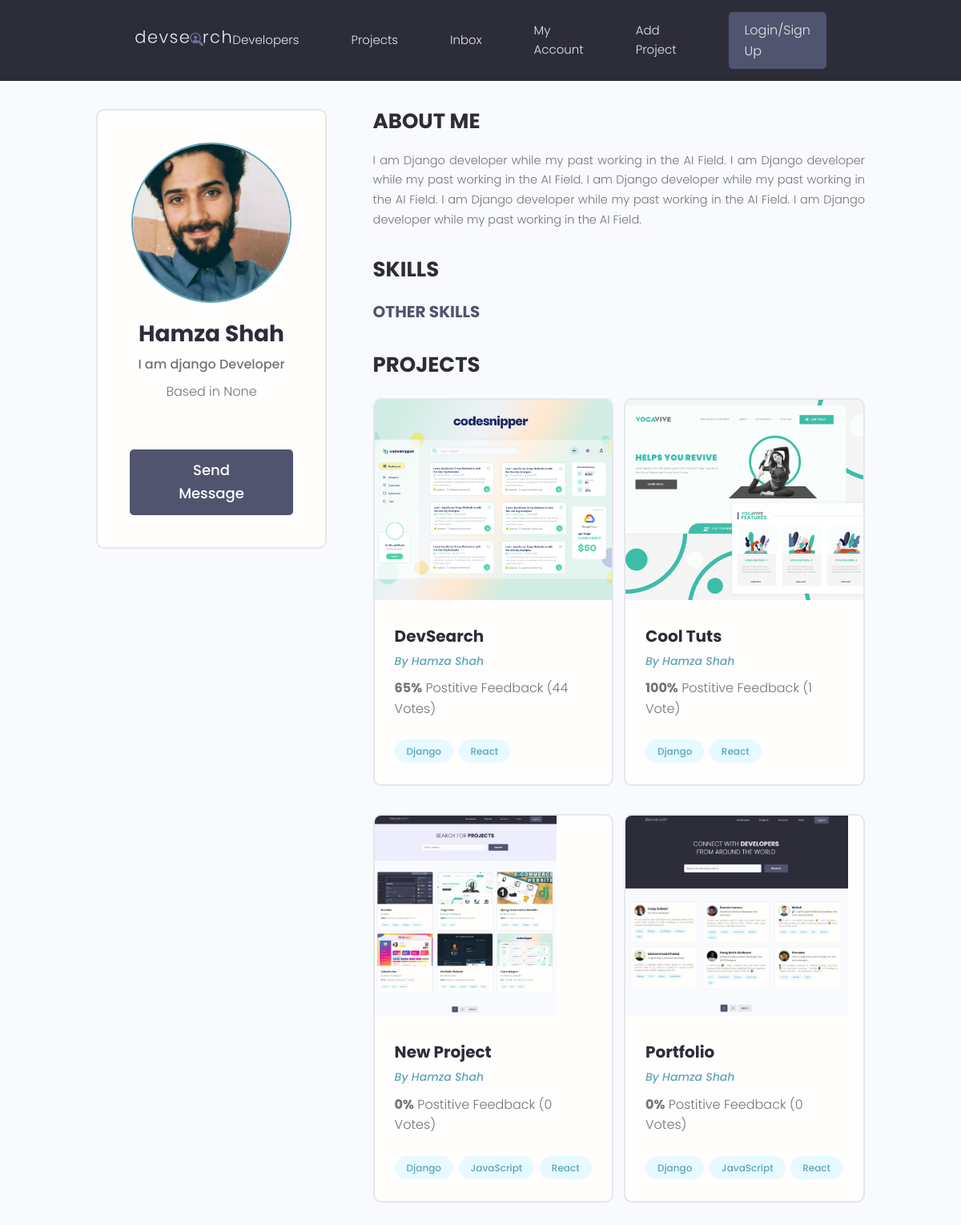
The page /profile/5c684bfe-852c-4a76-baa4-42a7cd917abf/ on the database its author committed.
### users/models.py (models this page shows, shortened)
class Profile(models.Model):
    user = models.OneToOneField(User, on_delete=models.CASCADE, null=True, blank=True)
    name = models.CharField(max_length=200, blank=True, null=True)
    email = models.EmailField(max_length=500,  blank=True, null=True)
    username = models.CharField(max_length=200, blank=True, null=True)
    location = models.CharField(max_length=200, blank=True, null=True)
    short_intro = models.CharField(max_length=200, blank=True, null=True)
    bio = models.TextField(blank=True, null=True)
    profile_image = models.ImageField(null=True, blank=True, upload_to='profiles/', default='profiles/user-default.png')
    social_github = models.CharField(max_length=200, blank=True, null=True)
    social_twitter = models.CharField(max_length=200, blank=True, null=True)
    social_linkedin = models.CharField(max_length=200, blank=True, null=True)
    social_youtube = models.CharField(max_length=200, blank=True, null=True)
    social_website = models.CharField(max_length=200, blank=True, null=True)
    created = models.DateTimeField(auto_now_add=True)
    id = models.UUIDField(default=uuid.uuid4, unique=True, primary_key=True, editable=False)

### projects/models.py (models this page shows, shortened)
class Project(models.Model):
    owner = models.ForeignKey(Profile, null=True, blank=True, on_delete=models.SET_NULL)
    id = models.UUIDField(default=uuid.uuid4, unique=True, primary_key=True, editable=False)
    title = models.CharField(max_length=255)
    featured_image = models.ImageField(null=True, blank=True, default='default.jpg')
    description = models.TextField(null=True, blank=True) # null(db) blank(form)
    demo_link = models.CharField(max_length=2000, blank=True, null=True)
    source_link = models.CharField(max_length=200, null=True, blank=True)
    tags = models.ManyToManyField('Tag', blank=True)
    vote_total = models.IntegerField(default=0, null=True, blank=True)
    vote_ratio = models.IntegerField(default=0, null=True, blank=True)
    created = models.DateTimeField(auto_now_add=True)

class Tag(models.Model):
    name = models.CharField(max_length=200)
    created = models.DateTimeField(auto_now_add=True)
    id = models.UUIDField(default=uuid.uuid4,unique=True, primary_key=True, editable=False)
    def __str__(self) -> str:
        return self.name

### users/views.py (the view)
# urls.py: path('profile/<str:pk>/', views.user_profile, name='user-profile'),
def user_profile(request, pk):
    profile = Profile.objects.get(id=pk)
    topskills = profile.skill_set.exclude(description__exact="")
    otherskills = profile.skill_set.filter(description="")
    context = {'profile': profile, 'topskills': topskills, 'otherskills': otherskills}
    return render(request, 'users/user-profile.html', context)

### users/templates/users/user-profile.html (shortened to what this page needs)
{% extends 'main.html' %}
{% block content %}
  <main class="profile my-md">
    <div class="container">
      <div class="layout">
        <div class="column column--1of3">
          <div class="card text-center">
            <div class="card__body dev">
              <img class="avatar avatar--xl" src="{{profile.profile_image.url}}" />
              <h2 class="dev__name">{{profile.name}}</h2>
              <p class="dev__title">{{profile.short_intro}}</p>
              <p class="dev__location">Based in {{profile.location}}</p>
              <a href="#" class="btn btn--sub btn--lg">Send Message </a>
            </div>
          </div>
        </div>
        <div class="column column--2of3">
          <div class="devInfo">
            <h3 class="devInfo__title">About Me</h3>
            <p class="devInfo__about">{{profile.bio}}</p>
          </div>
          <div class="devInfo">
            <h3 class="devInfo__title">Skills</h3>
            <div class="devInfo__skills">
              <h3 class="devInfo__subtitle">Other Skills</h3>
            </div>
          </div>
          <div class="devInfo">
            <h3 class="devInfo__title">Projects</h3>
            <div class="grid grid--two">
            {% for project in profile.project_set.all %}
              <div class="column">
                <div class="card project">
                  <a href="{% url 'project' project.id %}" class="project">
                    <img class="project__thumbnail" src="{{project.featured_image.url}}" alt="project thumbnail" />
                    <div class="card__body">
                      <h3 class="project__title">{{project.title}}</h3>
                      <p><a class="project__author" href="{% url 'user-profile' project.owner.id %}">By {{project.owner.name}}</a></p>
                      <p class="project--rating">
                        <span style="font-weight: bold;">{{project.vote_ratio}}%</span> Postitive
                        Feedback ({{project.vote_total}} Vote{{project.vote_total|pluralize:"s"}})
                      </p>
                      <div class="project__tags">
                        {% for tag in project.tags.all %}
                          <span class="tag tag--pill tag--main">
                              <small>{{tag}}</small>
                            </span>
                        {% endfor %}
                      </div>
                    </div>
                  </a>
                </div>
              </div>
            {% endfor %}
            </div>
          </div>
        </div>
      </div>
    </div>
  </main>
{% endblock content %}

### static/styles/app.css (style rules this page uses)
:root { --color-sub: #2d2d39; }
.btn--sub { background-color: var(--color-sub-light); }
.card { border: 2px solid var(--color-light); }
img { width: 100%; }
.profile .card > .dev { padding: 4rem; }
.dev__name { color: var(--color-sub); font-size: 2.8rem; font-weight: 700; margin-top: 1rem; margin-bottom: 0.5rem; }
.dev__title { font-size: 1.6rem; font-weight: 500; line-height: 1.3; }
.dev__location { margin-top: 1rem; }
.devInfo { margin-bottom: 3rem; }
.devInfo__title, .devInfo__subtitle { font-size: 2.6rem; color: var(--color-sub); text-transform: uppercase; font-weight: 700; margin-bottom: 1.5rem; }
.devInfo__subtitle { font-size: 2rem; color: var(--color-sub-light); }
.devInfo__about, .devSkill__info { font-size: 1.45rem; line-height: 1.7; text-align: justify; }
.project__author { font-size: 1.4rem; font-style: italic; }
.project--rating { margin-bottom: 1.6em; margin-top: .5em; }
.project__thumbnail { height: 25rem; object-fit: cover; object-position: top center; }
.project__title { font-size: 2rem; font-weight: 700; color: var(--color-sub); }

### static/uikit/styles/modules/_variables.css (style rules this page uses)
:root { --color-main: #5aa5b9; --color-main-light: #e6faff; --color-sub: #3f4156; --color-sub-light: #51546e; --color-sub-lighter: #ededfd; --color-text: #737373; --color-gray: #8b8b8b; --color-light: #e5e7eb; --color-light-gray: #767676; --color-bg: #f8fafd; --color-white: #fffefd; --color-white-light: #f3f3f3; --color-success: #359e64; --color-success-bg: #def8e8; --color-error: #fc4b0b; --color-error-bg: #fff2ee; --font-base: 'Poppins', arial, helvetica, 'Segoe UI', roboto, ubuntu, sans-serif; --font-monospace: 'Fira Code', 'Courier New', courier, monospace; --font-regular: 300; --font-medium: 500; --font-bold: 700; --generic-shadow: 1px 1px 5px #00000010; --generic-transition: all 0.3s ease-in-out; }

### static/uikit/styles/modules/_base.css (style rules this page uses)
* { margin: 0; padding: 0; box-sizing: border-box; text-rendering: optimizeLegibility; color: inherit; font-size: inherit; }
html { font-size: 50%; }
@media only screen and (min-width: 480px) { html { font-size: 56.25%; } }
@media only screen and (min-width: 1200px) { html { font-size: 62.5%; } }
body { line-height: 1.6; font-weight: 400; font-size: 1.5rem; color: var(--color-text); background-color: var(--color-bg); min-height: 100vh; }

### static/uikit/styles/modules/_typography.css (style rules this page uses)
* { font-family: var(--font-base); }
h2 { font-size: 3.6rem; font-weight: var(--font-bold); }
h3 { font-size: 3.2rem; font-weight: var(--font-medium); }
p, span, strong { font-size: 1.6rem; color: var(--color-text); font-weight: var(--font-regular); }
a { padding-bottom: 2px; text-decoration: none; display: inline-block; color: var(--color-main); font-weight: var(--font-medium); }

### static/uikit/styles/modules/_utilities.css (style rules this page uses)
.container { width: 92%; max-width: 165rem; margin: 0 auto; box-sizing: border-box; }
@media screen and (min-width: 1000px) { .container { width: 90%; } }
@media screen and (min-width: 1200px) { .container { width: 80%; } }
.text-center { text-align: center; }
.my-md { margin: 3rem auto; }

### static/uikit/styles/modules/_avatar.css (style rules this page uses)
.avatar { border-radius: 50%; border: 2px solid var(--color-main); object-fit: cover; }
.avatar--xl { height: 20rem; width: 20rem; }

### static/uikit/styles/modules/_button.css (style rules this page uses)
.btn { display: inline-block; position: relative; cursor: pointer; background-color: var(--color-light); font-weight: var(--font-medium); color: var(--color-sub); text-decoration: none; padding: 1rem 2rem; border-radius: 0.5rem; border: none; width: -webkit-fit-content; width: -moz-fit-content; width: fit-content; height: -webkit-fit-content; height: -moz-fit-content; height: fit-content; font-size: 1.6rem; outline-width: 0; outline-color: transparent; -webkit-backface-visibility: hidden; backface-visibility: hidden; transition: all 0.3s ease-in-out; }
.btn--sub { background-color: var(--color-sub); color: var(--color-white); }
.btn--lg { font-size: 1.8rem; padding: 1.2rem 4.5rem; }

### static/uikit/styles/modules/_card.css (style rules this page uses)
.card { border-radius: 1rem; background-color: var(--color-white); border: 1.5px solid var(--color-light); width: auto; height: auto; margin-top: 0.5rem; margin-bottom: 0.5rem; overflow: hidden; }
.card__body, .card__header { padding: 2rem 2.5rem; }

### static/uikit/styles/modules/_grid.css (style rules this page uses)
.grid { display: flex; flex-wrap: wrap; justify-content: flex-start; align-items: stretch; }
.grid > .column { min-width: 28rem; margin-bottom: 2.5rem; }
.grid--two > .column { flex-basis: 100%; }
@media screen and (min-width: 800px) { .grid--two { margin-right: -2%; } }
@media screen and (min-width: 800px) { .grid--two > .column { margin-right: 2%; } }
@media screen and (min-width: 800px) { .grid--two > .column { flex-basis: 48%; } }

### rows shown on the page
Profile: profile_image (picture), name "Hamza Shah", short_intro "I am django Developer", location "None", bio "I am Django developer while my past working in the AI Field. I am Django developer while my past working in the AI Field. I am Django developer while my past working in the AI Field. I am Django developer while my past working in the AI Field. I am Django developer while my past working in the AI Field."
Project: featured_image (picture), title "DevSearch", owner.name "Hamza Shah", vote_ratio "65", vote_total "44"
Tag: name "Django"
Tag: name "React"
Project: featured_image (picture), title "Cool Tuts", owner.name "Hamza Shah", vote_ratio "100", vote_total "1"
Project: featured_image (picture), title "New Project", owner.name "Hamza Shah", vote_ratio "0", vote_total "0"
Tag: name "JavaScript"
Project: featured_image (picture), title "Portfolio", owner.name "Hamza Shah", vote_ratio "0", vote_total "0"
